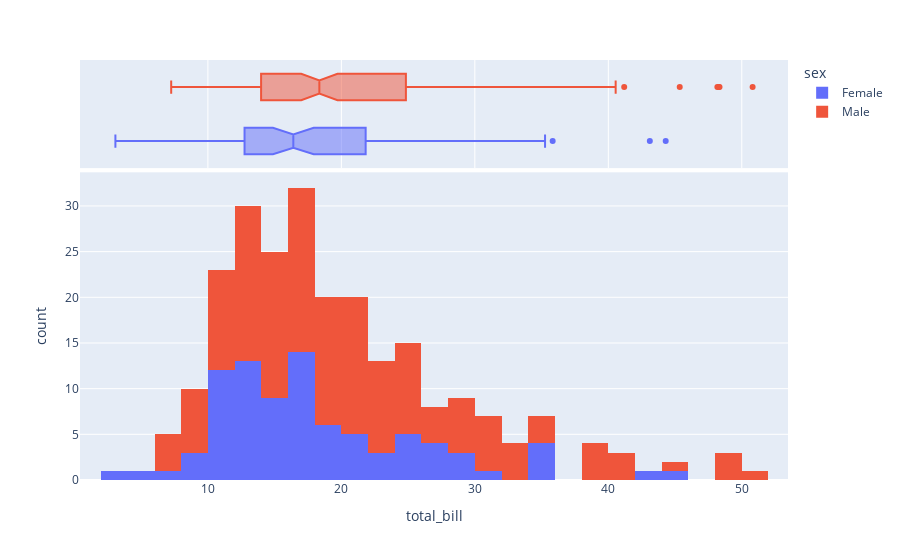

The code cell stored with this chart in its notebook:
### Code cell
fig = px.histogram(tips, x='total_bill',
                  color='sex',
#                   marginal='rug',
                  marginal='box',
#                   marginal='violin',
                  hover_data=tips.columns)
fig.show()

### Figure 1 — Plotly figure (JSON) as saved in the notebook; plotly's stock layout.template omitted (floating-point values rounded to 4 significant figures; data arrays with more than 128 entries replaced by an {"elided": "..."} marker saying what was removed)
{"data": [{"alignmentgroup": "True", "bingroup": "x", "hovertemplate": "sex=Female<br>total_bill=%{x}<br>count=%{y}<extra></extra>", "legendgroup": "Female", "marker": {"color": "#636efa"}, "name": "Female", "offsetgroup": "Female", "orientation": "v", "showlegend": true, "type": "histogram", "x": [16.99, 24.59, 35.26, 14.83, 10.33, 16.97, 20.29, 15.77, 19.65, 15.06, 20.69, 16.93, 10.29, 34.81, 26.41, 16.45, 3.07, 17.07, 26.86, 25.28, 14.73, 10.07, 34.83, 5.75, 16.32, 22.75, 11.35, 15.38, 44.3, 22.42, 20.92, 14.31, 7.25, 25.71, 17.31, 10.65, 12.43, 24.08, 13.42, 12.48, 29.8, 14.52, 11.38, 20.27, 11.17, 12.26, 18.26, 8.51, 10.33, 14.15, 13.16, 17.47, 27.05, 16.43, 8.35, 18.64, 11.87, 29.85, 25, 13.39, 16.21, 17.51, 10.59, 10.63, 9.6, 20.9, 18.15, 19.81, 43.11, 13, 12.74, 13, 16.4, 16.47, 12.76, 13.27, 28.17, 12.9, 30.14, 13.42, 15.98, 16.27, 10.09, 22.12, 35.83, 27.18, 18.78], "xaxis": "x", "yaxis": "y"}, {"alignmentgroup": "True", "customdata": {"elided": "87x7 mixed values"}, "hovertemplate": "sex=%{customdata[2]}<br>total_bill=%{customdata[0]}<br>tip=%{customdata[1]}<br>smoker=%{customdata[3]}<br>day=%{customdata[4]}<br>time=%{customdata[5]}<br>size=%{customdata[6]}<extra></extra>", "legendgroup": "Female", "marker": {"color": "#636efa"}, "name": "Female", "notched": true, "offsetgroup": "Female", "showlegend": false, "type": "box", "x": [16.99, 24.59, 35.26, 14.83, 10.33, 16.97, 20.29, 15.77, 19.65, 15.06, 20.69, 16.93, 10.29, 34.81, 26.41, 16.45, 3.07, 17.07, 26.86, 25.28, 14.73, 10.07, 34.83, 5.75, 16.32, 22.75, 11.35, 15.38, 44.3, 22.42, 20.92, 14.31, 7.25, 25.71, 17.31, 10.65, 12.43, 24.08, 13.42, 12.48, 29.8, 14.52, 11.38, 20.27, 11.17, 12.26, 18.26, 8.51, 10.33, 14.15, 13.16, 17.47, 27.05, 16.43, 8.35, 18.64, 11.87, 29.85, 25, 13.39, 16.21, 17.51, 10.59, 10.63, 9.6, 20.9, 18.15, 19.81, 43.11, 13, 12.74, 13, 16.4, 16.47, 12.76, 13.27, 28.17, 12.9, 30.14, 13.42, 15.98, 16.27, 10.09, 22.12, 35.83, 27.18, 18.78], "xaxis": "x2", "yaxis": "y2"}, {"alignmentgroup": "True", "bingroup": "x", "hovertemplate": "sex=Male<br>total_bill=%{x}<br>count=%{y}<extra></extra>", "legendgroup": "Male", "marker": {"color": "#EF553B"}, "name": "Male", "offsetgroup": "Male", "orientation": "v", "showlegend": true, "type": "histogram", "x": {"elided": "157 float values"}, "xaxis": "x", "yaxis": "y"}, {"alignmentgroup": "True", "customdata": {"elided": "157x7 mixed values"}, "hovertemplate": "sex=%{customdata[2]}<br>total_bill=%{customdata[0]}<br>tip=%{customdata[1]}<br>smoker=%{customdata[3]}<br>day=%{customdata[4]}<br>time=%{customdata[5]}<br>size=%{customdata[6]}<extra></extra>", "legendgroup": "Male", "marker": {"color": "#EF553B"}, "name": "Male", "notched": true, "offsetgroup": "Male", "showlegend": false, "type": "box", "x": {"elided": "157 float values"}, "xaxis": "x2", "yaxis": "y2"}], "layout": {"barmode": "relative", "legend": {"title": {"text": "sex"}, "tracegroupgap": 0}, "margin": {"t": 60}, "xaxis": {"anchor": "y", "domain": [0, 1], "title": {"text": "total_bill"}}, "xaxis2": {"anchor": "y2", "domain": [0, 1], "matches": "x", "showgrid": true, "showticklabels": false}, "yaxis": {"anchor": "x", "domain": [0, 0.7326], "title": {"text": "count"}}, "yaxis2": {"anchor": "x2", "domain": [0.7426, 1], "matches": "y2", "showgrid": false, "showline": false, "showticklabels": false, "ticks": ""}}}
